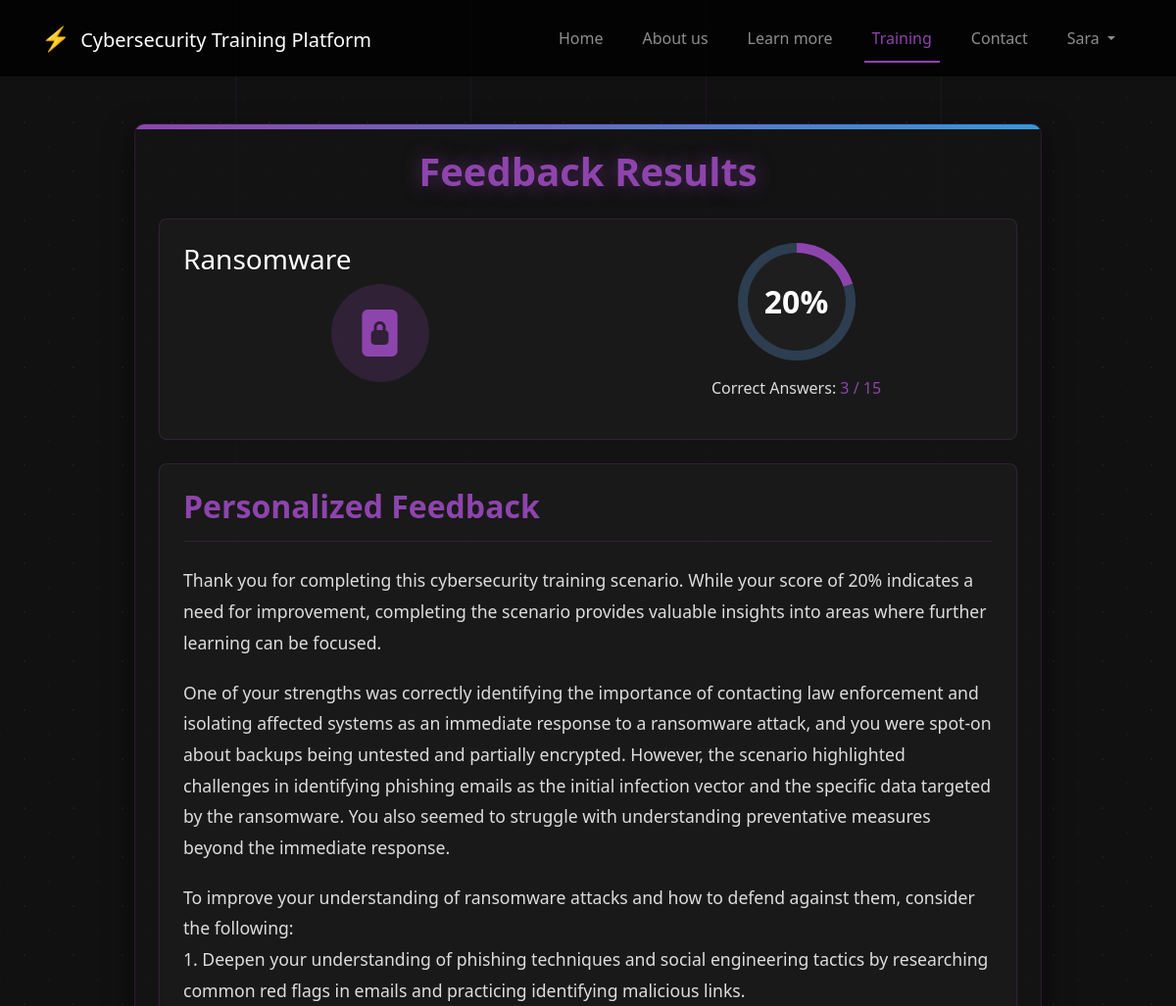
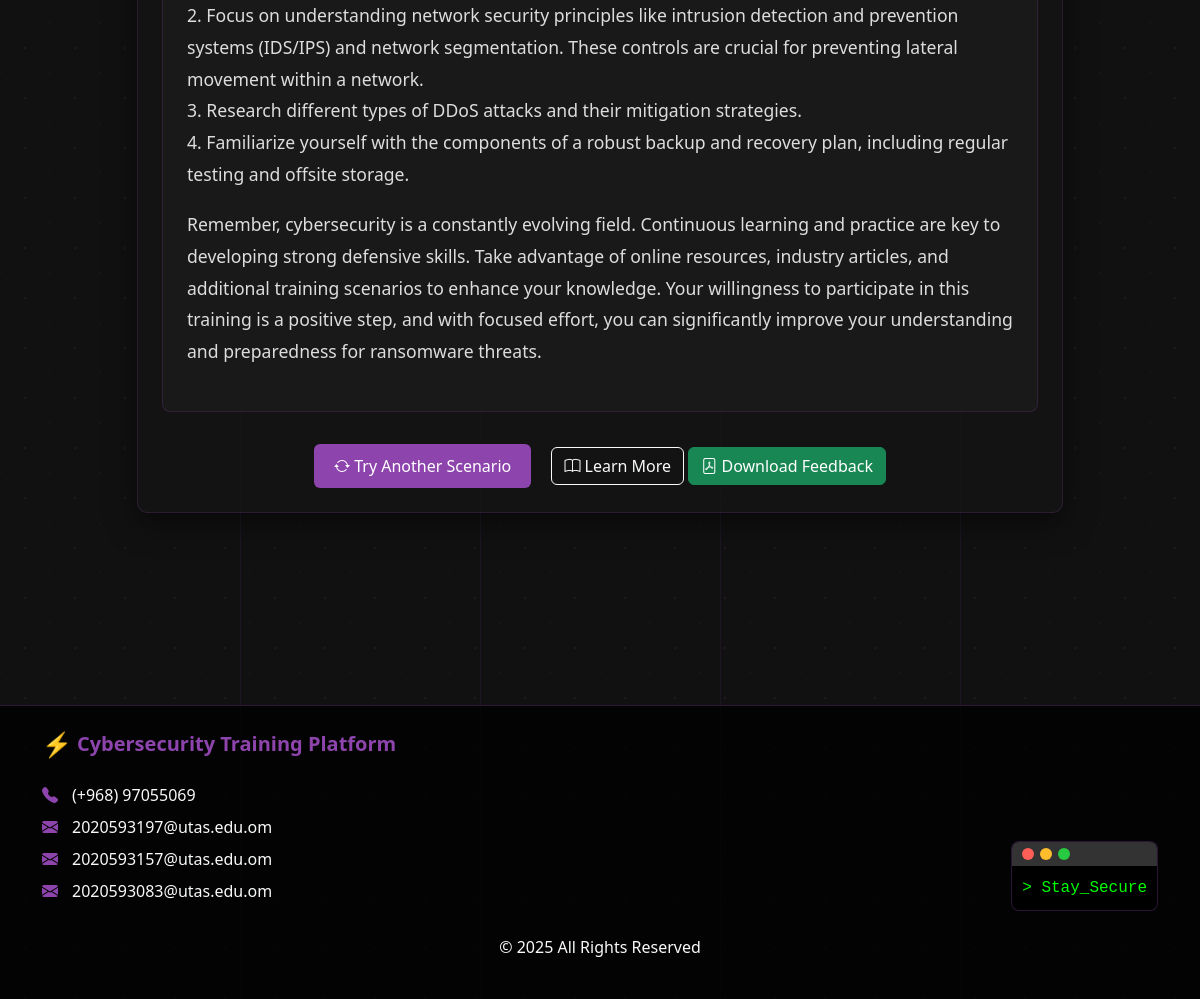
Page /training/feedback/151/ (signed in) on the committed database (2 pictures, top to bottom).
### training/models.py (models this page shows, shortened)
class Scenario(models.Model):
    scenario_id = models.AutoField(primary_key=True)
    user = models.ForeignKey(User, on_delete=models.CASCADE, related_name='scenarios')
    attack_type = models.ForeignKey(AttackType, on_delete=models.CASCADE)
    created_at = models.DateTimeField(auto_now_add=True)
    scenario_text = models.TextField()
    json_data = models.JSONField(null=True, blank=True)

class UserScenarioResult(models.Model):
    user = models.ForeignKey(User, on_delete=models.CASCADE)
    scenario = models.ForeignKey(Scenario, on_delete=models.CASCADE)
    score = models.IntegerField()  # عدد الإجابات الصحيحة
    total_questions = models.IntegerField()  # العدد الإجمالي للأسئلة
    percentage = models.FloatField()  # النسبة المئوية للإجابات الصحيحة
    feedback = models.TextField(null=True, blank=True)  # التغذية الراجعة
    completed_at = models.DateTimeField(auto_now_add=True)

### pages/models.py (models this page shows, shortened)
class AttackType(models.Model):
    name = models.CharField(max_length=100)
    description = models.TextField()
    icon = models.CharField(max_length=100, blank=True)

### training/views.py (the view)
# urls.py: path('feedback/<int:scenario_id>/', views.feedback, name='feedback'),
@login_required
def feedback(request, scenario_id):
    scenario = get_object_or_404(Scenario, scenario_id=scenario_id)
    user_result = UserScenarioResult.objects.filter(
        user=request.user,
        scenario=scenario
    ).order_by('-completed_at').first()
    if not user_result:
        messages.warning(request, 'No results found for this scenario')
        return redirect('training:scenario', scenario_id=scenario_id)
    responses = Response.objects.filter(
        user=request.user,
        scenario=scenario
    ).select_related('answer', 'answer__question')
    questions = Question.objects.filter(scenario=scenario).prefetch_related('answers')
    question_data = {}
    for question in questions:
        correct_answer = question.answers.filter(is_correct=True).first()
        selected_response = next((r for r in responses if r.answer.question_id == question.question_id), None)
        question_data[question.question_id] = {
            'question_text': question.question_text,
            'correct_answer': correct_answer.answer_text if correct_answer else "Unknown",
            'selected_answer': selected_response.answer.answer_text if selected_response else "Not answered",
            'is_correct': selected_response and selected_response.answer.is_correct if selected_response else False,
            'explanation': question.explanation
        }
    context = {
        'scenario': scenario,
        'score': user_result.percentage,  # إرسال النسبة المئوية بدلاً من عدد الإجابات الصحيحة
        'correct_answers': user_result.score,
        'total_questions': user_result.total_questions,
        'percentage': user_result.percentage,
        'feedback': user_result.feedback,
        'question_data': question_data,
        'scenario_id': scenario_id,
        'attack_type': scenario.attack_type.name
    }
    return render(request, 'training/feedback.html', context)

### templates/training/feedback.html (shortened to what this page needs)
{% extends 'base/base.html' %}
{% load static %}
{% block content %}
<section class="feedback-section py-5">
    <div class="container">
        <div class="row justify-content-center">
            <div class="col-lg-10">
                <div class="feedback-container p-4">
                    <h1 class="feedback-title text-center mb-4">Feedback Results</h1>
                    <div class="scenario-overview p-4 mb-4">
                        <div class="row">
                            <div class="col-md-6">
                                <div class="scenario-info">
                                    <h3>{{ scenario.attack_type.name|title }}</h3>
                                    <div class="scenario-image">
                                        <div class="cyber-icon-wrapper">
                                            {% if scenario.attack_type.name == 'ransomware' %}
                                            <i class="bi bi-file-lock2-fill"></i>
                                            {% elif scenario.attack_type.name == 'ddos' %}
                                            <i class="bi bi-hdd-network-fill"></i>
                                            {% elif scenario.attack_type.name == 'mitm' %}
                                            <i class="bi bi-shield-x"></i>
                                            {% else %}
                                            <i class="bi bi-shield-fill-exclamation"></i>
                                            {% endif %}
                                        </div>
                                    </div>
                                </div>
                            </div>
                            <div class="col-md-6">
                                <div class="score-container">
                                    <div class="score-circle">
                                        <div class="score-number">{{ percentage|floatformat:0 }}%</div>
                                    </div>
                                    <div class="score-details">
                                        <p>Correct Answers: <span>{{ correct_answers }} / {{ total_questions }}</span></p>
                                    </div>
                                </div>
                            </div>
                        </div>
                    </div>
                    <div class="ai-feedback p-4 mb-4">
                        <h2 class="ai-feedback-title">Personalized Feedback</h2>
                        <div class="feedback-content">
                            {{ feedback|safe|linebreaks }}
                        </div>
                    </div>
                    <div class="action-buttons text-center">
                        <a href="{% url 'training:select_attack' %}" class="btn btn-primary me-3">
                            <i class="bi bi-arrow-repeat"></i> Try Another Scenario
                        </a>
                        <a href="{% url 'learn' %}" class="btn btn-outline-light">
                            <i class="bi bi-book"></i> Learn More
                        </a>
                        <a href="{% url 'training:download_feedback_pdf' scenario_id=scenario_id %}" class="btn btn-success" target="_blank">
                            <i class="bi bi-file-pdf"></i> Download Feedback
                        </a>
                    </div>
                </div>
            </div>
        </div>
    </div>
</section>
{% endblock %}

### templates/base/base.html (shortened to what this page needs)
<!DOCTYPE html>
{% load static %}
<html lang="en">
<head>
    <link href="https://cdn.jsdelivr.net/npm/bootstrap@5.3.0-alpha1/dist/css/bootstrap.min.css" rel="stylesheet">
    <link rel="stylesheet" href="https://cdn.jsdelivr.net/npm/bootstrap-icons@1.11.1/font/bootstrap-icons.css">
    <link rel="stylesheet" href="{% static 'css/learn.css' %}">
    <link rel="stylesheet" href="https://cdnjs.cloudflare.com/ajax/libs/font-awesome/5.15.4/css/all.min.css">
</head>
<body>
    <header>
        <nav class="navbar navbar-expand-lg navbar-dark">
            <div class="container">
                <a class="navbar-brand" href="{% url 'home' %}">
                    <span class="cyber-icon">⚡</span> Cybersecurity Training Platform
                </a>
                <div class="collapse navbar-collapse" id="navbarNav">
                    <ul class="navbar-nav ms-auto">
                        <li class="nav-item">
                            <a class="nav-link {% if request.path == '/' %}active{% endif %}" href="{% url 'home' %}">Home</a>
                        </li>
                        <li class="nav-item">
                            <a class="nav-link {% if 'about' in request.path %}active{% endif %}" href="{% url 'about' %}">About us</a>
                        </li>
                        <li class="nav-item">
                            <a class="nav-link {% if 'learn' in request.path %}active{% endif %}" href="{% url 'learn' %}">Learn more</a>
                        </li>
                        <li class="nav-item">
                            <li class="nav-item">
                                <a class="nav-link {% if 'training' in request.path %}active{% endif %}" href="/training/">Training</a>                     </li>
                        <li class="nav-item">
                            <a class="nav-link {% if 'contact' in request.path %}active{% endif %}" href="{% url 'contact' %}">Contact</a>
                        </li>
                        {% if user.is_authenticated %}
<li class="nav-item dropdown">
    <a class="nav-link dropdown-toggle" href="#" id="navbarDropdown" role="button" data-bs-toggle="dropdown" aria-expanded="false">
        {{ user.first_name|default:user.username }}
    </a>
</li>
{% else %}
<li class="nav-item">
    <a class="btn get-started-btn" href="{% url 'login' %}">Get Started</a>
</li>
{% endif %}
                    </ul>
                </div>
            </div>
        </nav>
    </header>
    <main>
        {% block content %}{% endblock %}
    </main>
    <footer class="text-light py-4">
        <div class="container">
            <div class="row">
                <div class="col-md-6">
                    <h5 class="footer-title"><span class="cyber-icon">⚡</span> Cybersecurity Training Platform</h5>
                    <div class="contact-info">
                        <p><i class="bi bi-telephone-fill"></i> (+968) 97055069</p>
                        <p><i class="bi bi-envelope-fill"></i> 2020593197@utas.edu.om</p>
                        <p><i class="bi bi-envelope-fill"></i> 2020593157@utas.edu.om</p>
                        <p><i class="bi bi-envelope-fill"></i> 2020593083@utas.edu.om</p>
                    </div>
                </div>
                <div class="col-md-6 text-md-end d-flex align-items-end justify-content-end">
                    <div class="terminal-box">
                        <div class="terminal-header">
                            <span class="dot"></span>
                            <span class="dot"></span>
                            <span class="dot"></span>
                        </div>
                        <div class="terminal-content">
                            > Stay_Secure
                        </div>
                    </div>
                </div>
            </div>
            <div class="text-center mt-4">
                <p>© 2025 All Rights Reserved</p>
            </div>
        </div>
    </footer>
</body>
</html>

### templates/base/base.html (style rules this page uses)
body { font-family: 'Segoe UI', Tahoma, Geneva, Verdana, sans-serif; background-color: #111; color: #fff; position: relative; min-height: 100vh; }
body::before { content: ''; position: absolute; top: 0; left: 0; width: 100%; height: 100%; background-image: radial-gradient(#8e44ad20 1px, transparent 1px), radial-gradient(#8e44ad10 1px, transparent 1px); background-size: 50px 50px; background-position: 0 0, 25px 25px; pointer-events: none; z-index: -1; }
.navbar { background-color: rgba(0, 0, 0, 0.8); padding: 1rem 0; }
.cyber-icon { color: #ff5500; font-size: 1.2em; margin-right: 5px; }
.nav-link { margin: 0 12px; position: relative; font-weight: 500; }
.nav-link.active { color: #8e44ad !important; }
.nav-link.active::after { content: ''; position: absolute; width: 100%; height: 2px; background-color: #8e44ad; bottom: -5px; left: 0; }
footer { background-color: rgba(0, 0, 0, 0.8); padding: 2rem 0; margin-top: 9rem; border-top: 1px solid rgba(142, 68, 173, 0.3); }
.footer-title { color: #8e44ad; font-weight: 600; display: flex; align-items: center; }
.terminal-box { background-color: #000; border-radius: 8px; max-width: 300px; overflow: hidden; margin-left: auto; border: 1px solid rgba(142, 68, 173, 0.3); }
.terminal-header { background-color: #333; padding: 6px 10px; display: flex; align-items: center; }
.dot { width: 12px; height: 12px; border-radius: 50%; background-color: #ff5f57; margin-right: 6px; }
.dot:nth-child(2) { background-color: #ffbd2e; }
.dot:nth-child(3) { background-color: #28ca41; }
.terminal-content { padding: 10px; color: #00ff00; font-family: monospace; }
.contact-info { margin-top: 1.5rem; }
.contact-info p { margin-bottom: 0.5rem; display: flex; align-items: center; }
.contact-info i { color: #8e44ad; margin-right: 10px; width: 20px; }

### templates/training/feedback.html (style rules this page uses)
.feedback-section { min-height: calc(100vh - 300px); }
.feedback-container { background-color: rgba(20, 20, 20, 0.8); border-radius: 10px; border: 1px solid rgba(142, 68, 173, 0.2); box-shadow: 0 10px 30px rgba(0, 0, 0, 0.5); position: relative; overflow: hidden; }
.feedback-container::before { content: ''; position: absolute; top: 0; left: 0; width: 100%; height: 5px; background: linear-gradient(to right, #8e44ad, #3498db); }
.feedback-title { color: #8e44ad; font-weight: 700; font-size: 2.5rem; text-shadow: 0 0 20px rgba(142, 68, 173, 0.5); }
.scenario-overview, .ai-feedback { background-color: rgba(30, 30, 30, 0.6); border-radius: 8px; border: 1px solid rgba(142, 68, 173, 0.2); }
.cyber-icon-wrapper { width: 100px; height: 100px; border-radius: 50%; background-color: rgba(142, 68, 173, 0.2); display: flex; justify-content: center; align-items: center; margin: 0 auto; }
.cyber-icon-wrapper i { font-size: 3rem; color: #8e44ad; }
.score-container { display: flex; flex-direction: column; align-items: center; justify-content: center; height: 100%; }
.score-circle { width: 120px; height: 120px; border-radius: 50%; background: conic-gradient(#8e44ad calc(var(--score) * 1%), #2c3e50 0); display: flex; justify-content: center; align-items: center; position: relative; margin-bottom: 1rem; }
.score-circle::before { content: ''; position: absolute; width: 100px; height: 100px; border-radius: 50%; background-color: #1e1e1e; }
.score-number { position: relative; z-index: 1; font-size: 2rem; font-weight: 700; color: #fff; }
.score-details { text-align: center; color: #ddd; }
.score-details span { color: #8e44ad; font-weight: 500; }
.ai-feedback-title { color: #8e44ad; font-weight: 600; margin-bottom: 1.5rem; padding-bottom: 1rem; border-bottom: 1px solid rgba(142, 68, 173, 0.2); }
.feedback-content { color: #ddd; font-size: 1.1rem; line-height: 1.8; }
.feedback-content p { margin-bottom: 1.2rem; }
.action-buttons { margin-top: 2rem; }
.btn-primary { background-color: #8e44ad; border: none; padding: 10px 20px; font-weight: 500; transition: all 0.3s; }

### rows in the picture
Scenario: attack_type.name "Ransomware"
UserScenarioResult: percentage "20", feedback "Thank you for completing this cybersecurity training scenario. While your score of 20% indicates a need for improvement, completing the scenario provides valuable insights into areas where further learning can be focused. One of your strengths was correctly identifying the importance of contacting law enforcement and isolating affected systems as an immediate response to a ransomware attack, and you were spot-on about backups being untested and partially encrypted. However, the scenario highlighted challenges in identifying phishing emails as the initial infection vector and the specific data targeted by the ransomware. You also seemed to struggle with understanding preventative measures…"

### other values in the picture
{{ user.first_name|default:user.username }} "Sara"
{{ correct_answers }} "3"
{{ total_questions }} "15"
